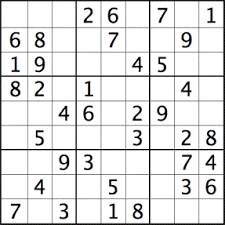
#> input picture sudoku/sudoku.png, 225 x 225 px, found by its file name
$ python untitled0.py
#> lines starting #> are read from the running program, lines starting #| are printed output that depends on the picture
import numpy as np
import cv2

# Let's take a look at our digits dataset
file = 'D:/bikram/machine learning/PracticeSets/sudoku/sudoku.png'
image = cv2.imread(file)
#> image is the input picture: shape (225, 225, 3); mean B, G, R 227.2, 227.1, 227.1
ret,thresh1 = cv2.threshold(image,127,255,cv2.THRESH_BINARY)
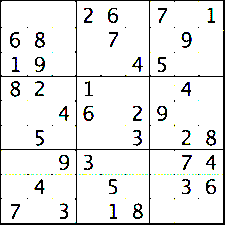
#> thresh1: shape (225, 225, 3); mean B, G, R 232.8, 233.1, 232.6
cv2.imwrite('D:/bikram/machine learning/PracticeSets/sudoku/BinarySudoku.png',thresh1)
file = 'D:/bikram/machine learning/PracticeSets/sudoku/BinarySudoku.png'
#> (the run stopped early here; a loop or call above may not have finished)
